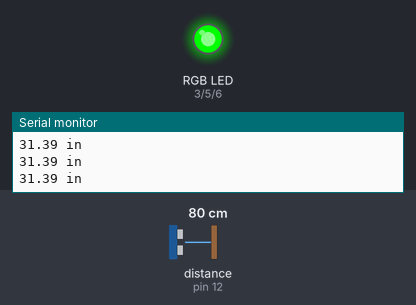
The sketch below on a simulated Arduino Uno, built with avr-gcc and run on an emulated ATmega328P. On the bench: an RGB LED mixed from three pins (HIGH = lit), the last lines printed to the serial monitor. Wiring (inferred from the names in the program): ultrasonic range finder: trigger pin 11; echo pin 12. Inputs (shaded band) come from the test bench; at power-on: distance to the obstacle (sensor on pin 12) 80 cm. The echo pulse lasts 58.3 µs per cm; pins used as bus, display or sensor lines are not drawn.

Above: at 1.2 s.
1.3 s: distance to the obstacle (sensor on pin 12) set to 30 cm
2.8 s: distance to the obstacle (sensor on pin 12) set to 26 cm
At 3.2 s:
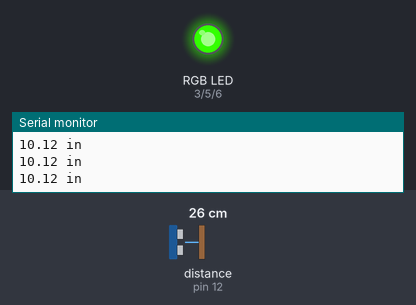
4.3 s: distance to the obstacle (sensor on pin 12) set to 24 cm
At 5.3 s:
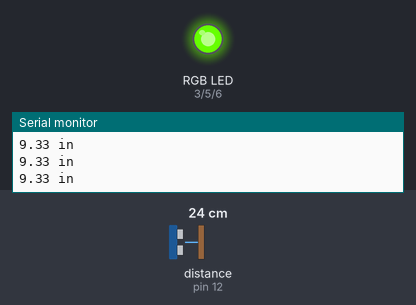
5.8 s: distance to the obstacle (sensor on pin 12) set to 21 cm
At 6.5 s:
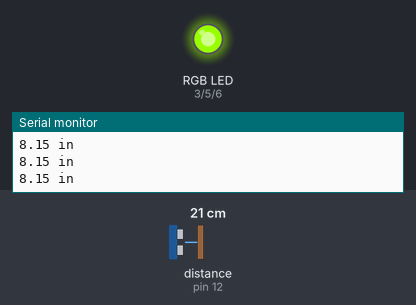
7.3 s: distance to the obstacle (sensor on pin 12) set to 2 cm
At 8.2 s:
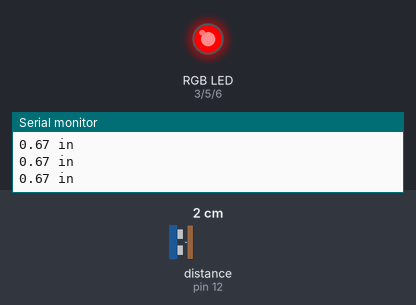
8.8 s: distance to the obstacle (sensor on pin 12) set to 4 cm
At 9.9 s:
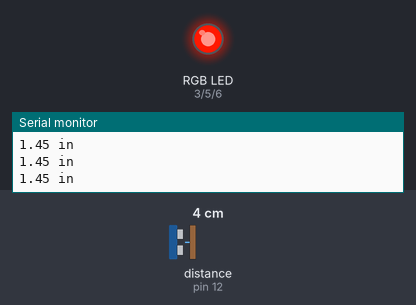
Timing chart, 0 to 11.3 s (numbered marks = the images above; inputs shaded):
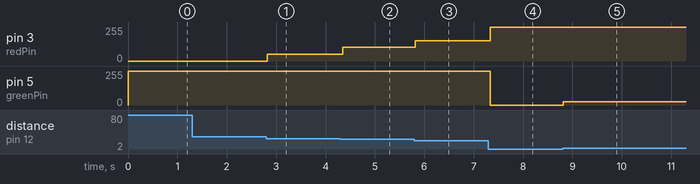

Measured:
- the behaviour switches between 29 and 28 cm on distance to the obstacle (sensor on pin 12) (found by bisection; images 0 and 1)
- the behaviour switches between 26 and 25 cm on distance to the obstacle (sensor on pin 12) (found by bisection; images 1 and 2)
- the behaviour switches between 23 and 22 cm on distance to the obstacle (sensor on pin 12) (found by bisection; images 2 and 3)
- after the input at 2.8 s, pin 3 (redPin): 0/255 → 51/255 at once
- after the input at 4.3 s, pin 3 (redPin): 51/255 → 102/255 after 0.05 s
- after the input at 5.8 s, pin 3 (redPin): 102/255 → 153/255 at once
- after the input at 7.3 s, pin 3 (redPin): 153/255 → 255/255 at once; pin 5 (greenPin): 255/255 → 0/255 at once
- after the input at 8.8 s, pin 5 (greenPin): 0/255 → 25/255 at once

The sketch:

SIK_Circuit_3B_DistanceSensor_FourColours.ino
```cpp
/*
  SparkFun Inventor’s Kit
  Circuit 3B-Distance Sensor

  Control the color of an RGB LED using an ultrasonic distance sensor.

  This sketch was written by SparkFun Electronics, with lots of help from the Arduino community.
  This code is completely free for any use.

  View circuit diagram and instructions at: https://learn.sparkfun.com/tutorials/sparkfun-inventors-kit-experiment-guide---v41
  Download drawings and code at: https://github.com/sparkfun/SIK-Guide-Code
*/

const int trigPin = 11;  //connects to the trigger pin on the distance sensor
const int echoPin = 12;  //connects to the echo pin on the distance sensor

const int redPin = 3;    //pin to control the red LED inside the RGB LED
const int greenPin = 5;  //pin to control the green LED inside the RGB LED
const int bluePin = 6;   //pin to control the blue LED inside the RGB LED

const String unit = "in";  // "cm" for centimeters, "in" for inches
                           //= "cm";


// create a distance range.. and assign colors based on that range.
float maxDistance = 12;  // show a green colour for this value
                         // show a yellow value for something in between
float minDistance = 1;   // show a red colour for this value

float distance = 0;  //stores the distance measured by the distance sensor

void setup() {
  Serial.begin(9600);  //set up a serial connection with the computer

  pinMode(trigPin, OUTPUT);  //the trigger pin will output pulses of electricity
  pinMode(echoPin, INPUT);   //the echo pin will measure the duration of pulses coming back from the distance sensor

  //set the RGB LED pins to output
  pinMode(redPin, OUTPUT);
  pinMode(greenPin, OUTPUT);
  pinMode(bluePin, OUTPUT);
}

// easy little helper to write to the led
void analogWriteRGB(int red, int green, int blue) {
  analogWrite(redPin, red);
  analogWrite(greenPin, green);
  analogWrite(bluePin, blue);
}

void loop() {
  distance = getDistance();  //variable to store the distance measured by the sensor

  Serial.print(distance);      //print the distance that was measured
  Serial.println(" " + unit);  //print units after the distance

  // setup rgb vals
  int redValue = 0;
  int blueValue = 0;
  int greenValue = 0;

  // find the period of the range over 10 segments (that's how many rgb values I have)
  double period = (maxDistance - minDistance) / 10;

  // using an int here, because I want to drop the decimals! tricky eh
  int segment = distance / period;

  // depending on what segment of the gradient we are, we display different colour using our handy RGB write function.
  switch (segment) {
    case 0: analogWriteRGB(255, 0, 0); break;  // Red
    case 1: analogWriteRGB(255, 25, 0); break;
    case 2: analogWriteRGB(255, 51, 0); break;
    case 3: analogWriteRGB(255, 102, 0); break;
    case 4: analogWriteRGB(255, 153, 0); break;
    case 5: analogWriteRGB(255, 204, 0); break;  // Yellow
    case 6: analogWriteRGB(204, 255, 0); break;
    case 7: analogWriteRGB(153, 255, 0); break;
    case 8: analogWriteRGB(102, 255, 0); break;
    case 9: analogWriteRGB(51, 255, 0); break;
    default: analogWriteRGB(0, 255, 0); break;  // Green
  }

  //make the RGB LED red


  delay(50);  //delay 50ms between each reading
}

//------------------FUNCTIONS-------------------------------

//RETURNS THE DISTANCE MEASURED BY THE HC-SR04 DISTANCE SENSOR
float getDistance() {
  float echoTime;            //variable to store the time it takes for a ping to bounce off an object
  float calculatedDistance;  //variable to store the distance calculated from the echo time

  //send out an ultrasonic pulse that's 10ms long
  digitalWrite(trigPin, HIGH);
  delayMicroseconds(10);
  digitalWrite(trigPin, LOW);

  echoTime = pulseIn(echoPin, HIGH);  //use the pulsein command to see how long it takes for the
                                      //pulse to bounce back to the sensor

  if (unit == "cm")
    calculatedDistance = echoTime / 58.0;  //Sourced from sensors datasheet hosted here: https://www.handsontec.com/dataspecs/HC-SR04-Ultrasonic.pdf
  else
    calculatedDistance = echoTime / 148.0;  //calculate the distance of the object that reflected the pulse (half the bounce time multiplied by the speed of sound)

  return calculatedDistance;  //send back the distance that was calculated
}
```
